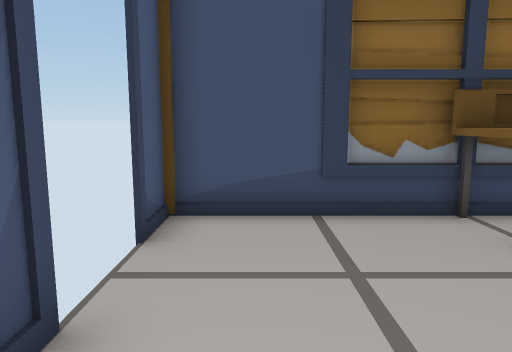
view 1 (above)

12 first-person views from a walk through a scene from a Unity 3-D project. The camera is 1.5 m above the floor, tilts 8° down and sees 70° across. Doors are open. The floor is counted in squares, 1 m on a side. Each view is taken from the middle of a square. On the plan, view 1 faces up. The plan holds only what a view shows up to about 16 squares ahead; the rest is blank.

view 2
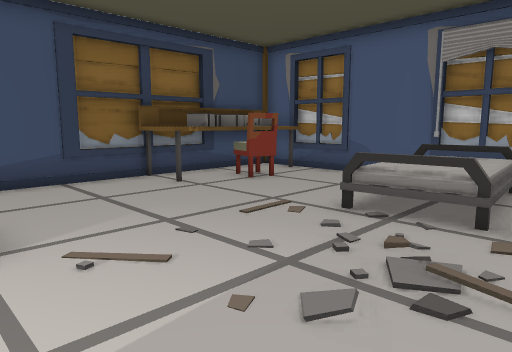

view 3
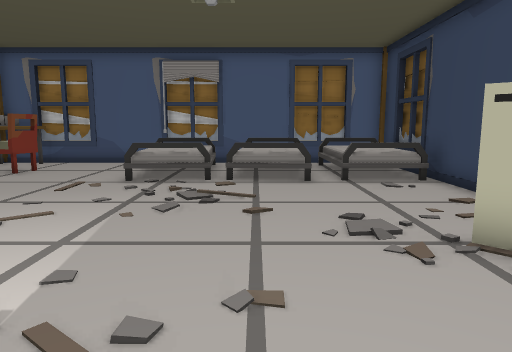

view 4
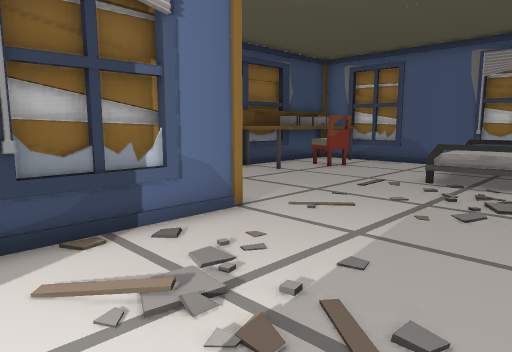

view 5
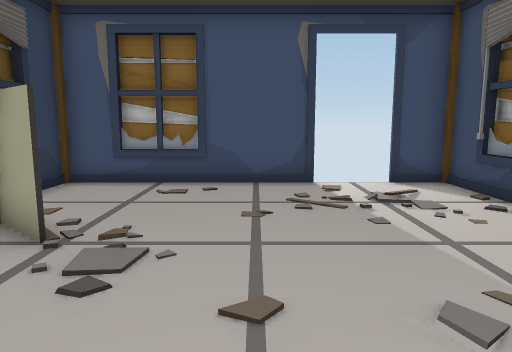

view 6
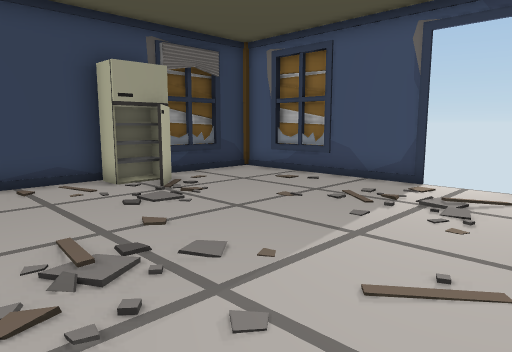

view 7
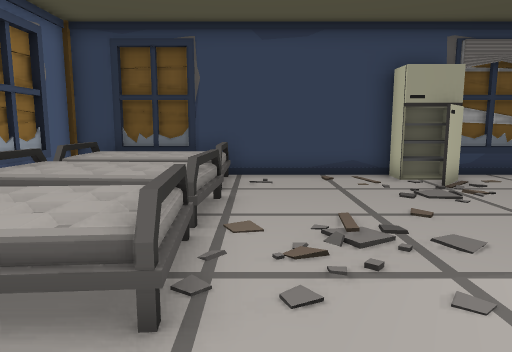

view 8
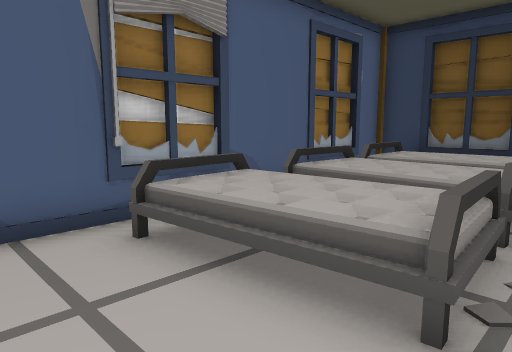

view 9
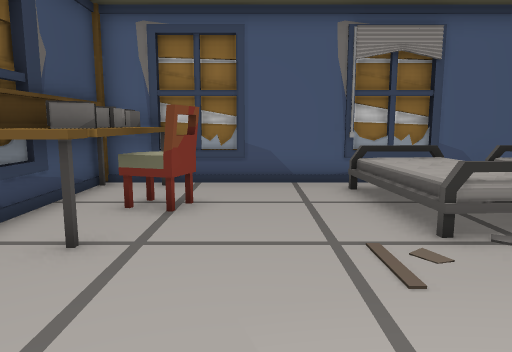

view 10
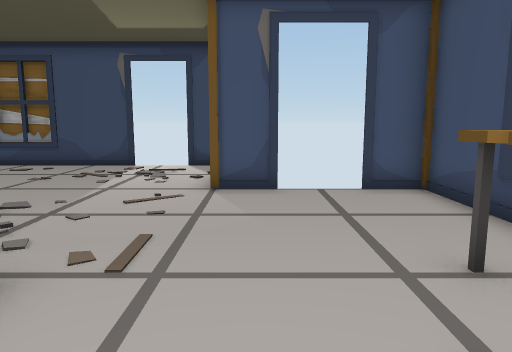

view 11
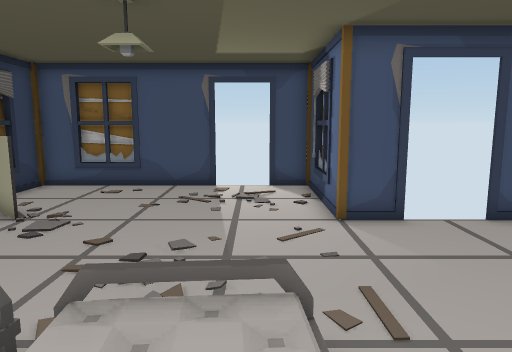

view 12
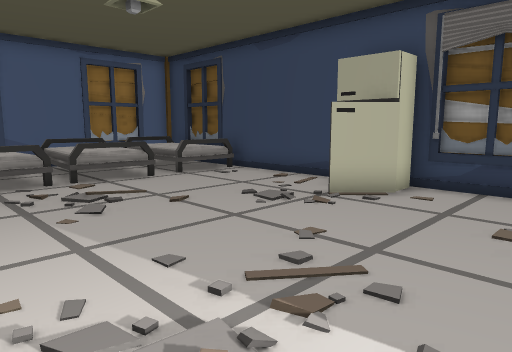

### Floor plan
Key: @ floor where view 1 was taken; # wall or solid block; . main floor; : floor 0.75 m higher than the main floor; / step, stairs or slope; D open door; v drop or lower ground; C chair; B bed; F fridge; O other object.
Columns run from 7 left of view 1 to 9 right of it. Each row starts with its distance up from view 1.
  6      ############
  5      #....OOOOOO#
  4      DD...OOCCOO#
  3      DD.....CC..#
  2      #..........#
  1 ######..........#
  0 #......@......//#
 -1 DD........./: :v#
 -2 DD.........B  :v#
 -3 #..........B....#
 -4 #..........B   .#
 -5 #........../   v#
 -6 #..........B...B#
 -7 #....F...../   v#
 -8 #....FF..../   v#
 -9 #################

Where each view was taken, in squares from view 1:
view 1: 0 up, 0 right, facing up
view 2: 4 down, 2 left, facing up-right
view 3: 4 down, 6 left, facing right
view 4: 4 down, 6 left, facing up-right
view 5: 4 down, 3 right, facing left
view 6: 1 up, 3 right, facing down-left
view 7: 2 up, 3 right, facing down
view 8: 2 up, 3 right, facing down-right
view 9: 2 up, 1 left, facing right
view 10: 2 up, 7 right, facing left
view 11: 1 down, 7 right, facing left
view 12: 0 up, 6 left, facing down-right
